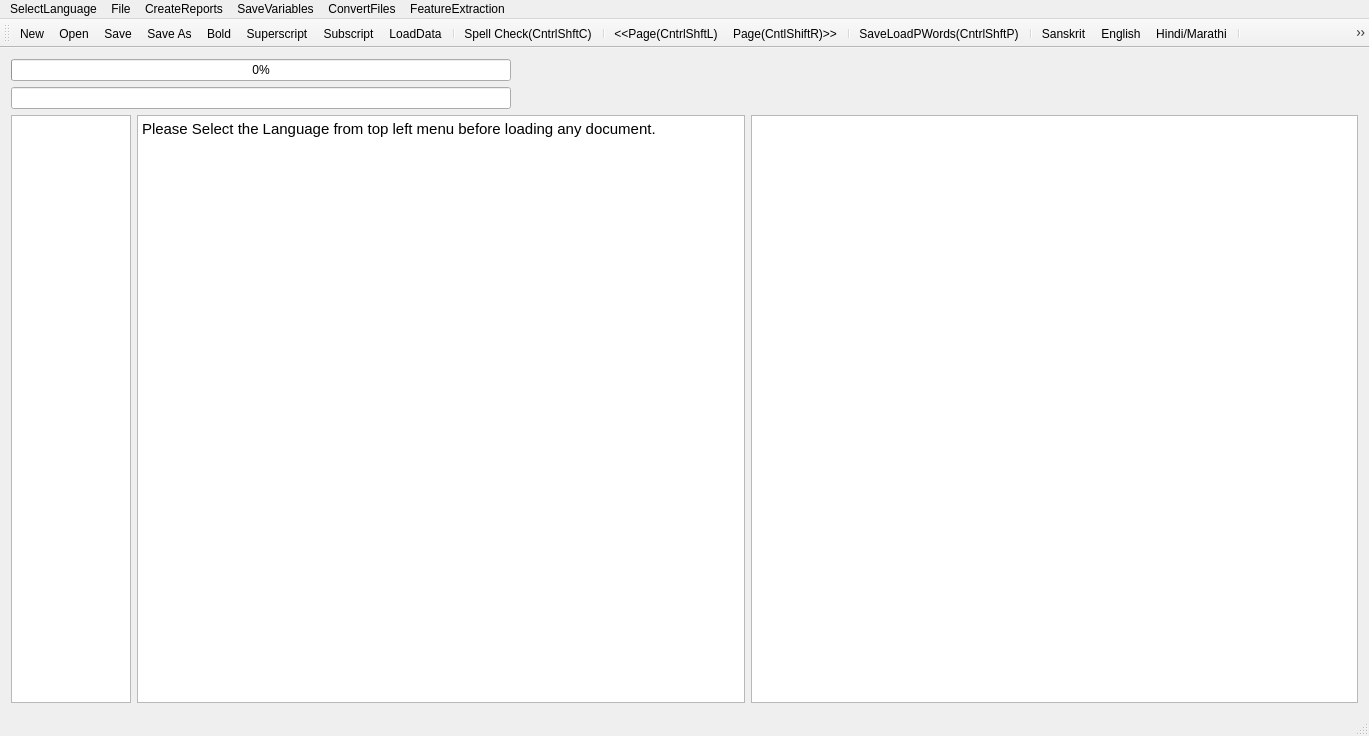
<?xml version="1.0" encoding="UTF-8"?>
<ui version="4.0">
 <class>MainWindow</class>
 <widget class="QMainWindow" name="MainWindow">
  <property name="geometry">
   <rect>
    <x>0</x>
    <y>0</y>
    <width>1369</width>
    <height>736</height>
   </rect>
  </property>
  <property name="mouseTracking">
   <bool>true</bool>
  </property>
  <property name="windowTitle">
   <string>MainWindow</string>
  </property>
  <widget class="QWidget" name="centralWidget">
   <layout class="QVBoxLayout" name="verticalLayout">
    <item>
     <widget class="QProgressBar" name="progressBar">
      <property name="maximumSize">
       <size>
        <width>500</width>
        <height>16777215</height>
       </size>
      </property>
      <property name="value">
       <number>0</number>
      </property>
      <property name="alignment">
       <set>Qt::AlignRight|Qt::AlignTrailing|Qt::AlignVCenter</set>
      </property>
     </widget>
    </item>
    <item>
     <widget class="QLineEdit" name="lineEdit">
      <property name="maximumSize">
       <size>
        <width>500</width>
        <height>16777215</height>
       </size>
      </property>
     </widget>
    </item>
    <item>
     <layout class="QHBoxLayout" name="horizontalLayout">
      <item>
       <widget class="QTextEdit" name="textEdit">
        <property name="maximumSize">
         <size>
          <width>120</width>
          <height>16777215</height>
         </size>
        </property>
        <property name="font">
         <font>
          <italic>true</italic>
         </font>
        </property>
        <property name="sizeAdjustPolicy">
         <enum>QAbstractScrollArea::AdjustToContents</enum>
        </property>
        <property name="readOnly">
         <bool>true</bool>
        </property>
       </widget>
      </item>
      <item>
       <widget class="QTextBrowser" name="textBrowser">
        <property name="font">
         <font>
          <pointsize>16</pointsize>
          <italic>false</italic>
         </font>
        </property>
        <property name="mouseTracking">
         <bool>true</bool>
        </property>
        <property name="sizeAdjustPolicy">
         <enum>QAbstractScrollArea::AdjustToContents</enum>
        </property>
        <property name="undoRedoEnabled">
         <bool>true</bool>
        </property>
        <property name="readOnly">
         <bool>false</bool>
        </property>
        <property name="html">
         <string>&lt;!DOCTYPE HTML PUBLIC &quot;-//W3C//DTD HTML 4.0//EN&quot; &quot;http://www.w3.org/TR/REC-html40/strict.dtd&quot;&gt;
&lt;html&gt;&lt;head&gt;&lt;meta name=&quot;qrichtext&quot; content=&quot;1&quot; /&gt;&lt;meta charset=&quot;utf-8&quot; /&gt;&lt;style type=&quot;text/css&quot;&gt;
p, li { white-space: pre-wrap; }
&lt;/style&gt;&lt;/head&gt;&lt;body style=&quot; font-family:'Shobhika'; font-size:16pt; font-weight:400; font-style:normal;&quot;&gt;
&lt;p style=&quot; margin-top:0px; margin-bottom:0px; margin-left:0px; margin-right:0px; -qt-block-indent:0; text-indent:0px;&quot;&gt;&lt;span style=&quot; font-family:'Ubuntu'; font-size:11pt;&quot;&gt;Please Select the Language from top left menu before loading any document.&lt;/span&gt;&lt;/p&gt;&lt;/body&gt;&lt;/html&gt;</string>
        </property>
        <property name="acceptRichText">
         <bool>true</bool>
        </property>
        <property name="textInteractionFlags">
         <set>Qt::LinksAccessibleByKeyboard|Qt::LinksAccessibleByMouse|Qt::TextBrowserInteraction|Qt::TextEditable|Qt::TextEditorInteraction|Qt::TextSelectableByKeyboard|Qt::TextSelectableByMouse</set>
        </property>
       </widget>
      </item>
      <item>
       <widget class="QGraphicsView" name="graphicsView">
        <property name="sizeAdjustPolicy">
         <enum>QAbstractScrollArea::AdjustIgnored</enum>
        </property>
        <property name="alignment">
         <set>Qt::AlignCenter</set>
        </property>
        <property name="dragMode">
         <enum>QGraphicsView::ScrollHandDrag</enum>
        </property>
        <property name="transformationAnchor">
         <enum>QGraphicsView::AnchorViewCenter</enum>
        </property>
        <property name="resizeAnchor">
         <enum>QGraphicsView::AnchorViewCenter</enum>
        </property>
       </widget>
      </item>
     </layout>
    </item>
   </layout>
   <zorder>lineEdit</zorder>
   <zorder>progressBar</zorder>
  </widget>
  <widget class="QMenuBar" name="menuBar">
   <property name="geometry">
    <rect>
     <x>0</x>
     <y>0</y>
     <width>1369</width>
     <height>22</height>
    </rect>
   </property>
   <widget class="QMenu" name="menuOCR_Correction_Window">
    <property name="title">
     <string>File</string>
    </property>
    <addaction name="actionNew"/>
    <addaction name="actionOpen"/>
    <addaction name="actionSave"/>
    <addaction name="actionSave_As"/>
    <addaction name="actionSpell_Check"/>
    <addaction name="actionLoad_Next_Page"/>
    <addaction name="actionLoad_Prev_Page"/>
    <addaction name="separator"/>
    <addaction name="actionLoadGDocPage"/>
    <addaction name="actionToDevanagari"/>
    <addaction name="actionLoadData"/>
    <addaction name="actionLoadDict"/>
    <addaction name="actionLoadOCRWords"/>
    <addaction name="actionLoadDomain"/>
    <addaction name="actionLoadSubPS"/>
    <addaction name="actionLoadConfusions"/>
    <addaction name="actionSugg"/>
    <addaction name="actionToSlp1"/>
   </widget>
   <widget class="QMenu" name="menuCreateReports">
    <property name="title">
     <string>CreateReports</string>
    </property>
    <addaction name="actionCreateBest2OCR"/>
    <addaction name="actionCreateSuggestionLog"/>
    <addaction name="actionCreateSuggestionLogNearestPriority"/>
    <addaction name="actionErrorDetectionRep"/>
    <addaction name="actionErrorDetectWithoutAdaptation"/>
    <addaction name="actionErrorDetectionRepUniq"/>
   </widget>
   <widget class="QMenu" name="menuSaveVariables">
    <property name="title">
     <string>SaveVariables</string>
    </property>
    <addaction name="actionCPair"/>
    <addaction name="actionPrimarySecOCRPair"/>
    <addaction name="actionCPairIEROcrVsCorrect"/>
    <addaction name="actionCPairGEROcrVsCorrect"/>
   </widget>
   <widget class="QMenu" name="menuConvertFiles">
    <property name="title">
     <string>ConvertFiles</string>
    </property>
    <addaction name="actionToSlp1_2"/>
    <addaction name="actionToDev"/>
    <addaction name="actionExtractDev"/>
    <addaction name="actionEditDistRep"/>
    <addaction name="actionConfusionFreqHist"/>
    <addaction name="actionFilterOutGT50EditDisPairs"/>
   </widget>
   <widget class="QMenu" name="menuFeatureExtraction">
    <property name="title">
     <string>FeatureExtraction</string>
    </property>
    <addaction name="actionPrepareFeatures"/>
   </widget>
   <widget class="QMenu" name="menuSelectLanguage">
    <property name="title">
     <string>SelectLanguage</string>
    </property>
    <addaction name="actionSanskrit"/>
    <addaction name="actionHindi"/>
    <addaction name="actionEnglish"/>
   </widget>
   <addaction name="menuSelectLanguage"/>
   <addaction name="menuOCR_Correction_Window"/>
   <addaction name="menuCreateReports"/>
   <addaction name="menuSaveVariables"/>
   <addaction name="menuConvertFiles"/>
   <addaction name="menuFeatureExtraction"/>
  </widget>
  <widget class="QToolBar" name="mainToolBar">
   <attribute name="toolBarArea">
    <enum>TopToolBarArea</enum>
   </attribute>
   <attribute name="toolBarBreak">
    <bool>false</bool>
   </attribute>
   <addaction name="actionNew"/>
   <addaction name="actionOpen"/>
   <addaction name="actionSave"/>
   <addaction name="actionSave_As"/>
   <addaction name="actionBold"/>
   <addaction name="actionSuperscript"/>
   <addaction name="actionSubscript"/>
   <addaction name="actionLoadData"/>
   <addaction name="separator"/>
   <addaction name="actionSpell_Check"/>
   <addaction name="separator"/>
   <addaction name="actionLoad_Prev_Page"/>
   <addaction name="actionLoad_Next_Page"/>
   <addaction name="separator"/>
   <addaction name="actionLoadGDocPage"/>
   <addaction name="separator"/>
   <addaction name="actionSanskrit"/>
   <addaction name="actionEnglish"/>
   <addaction name="actionHindi"/>
   <addaction name="separator"/>
   <addaction name="actionToDevanagari"/>
   <addaction name="separator"/>
  </widget>
  <widget class="QStatusBar" name="statusBar"/>
  <action name="actionOpen">
   <property name="icon">
    <iconset resource="AppResources.qrc">
     <normaloff>:/Images/open.png</normaloff>:/Images/open.png</iconset>
   </property>
   <property name="text">
    <string>Open</string>
   </property>
   <property name="shortcut">
    <string>Ctrl+O</string>
   </property>
  </action>
  <action name="actionSave">
   <property name="icon">
    <iconset resource="AppResources.qrc">
     <normaloff>:/Images/save.png</normaloff>:/Images/save.png</iconset>
   </property>
   <property name="text">
    <string>Save</string>
   </property>
   <property name="shortcut">
    <string>Ctrl+S</string>
   </property>
  </action>
  <action name="actionSave_As">
   <property name="icon">
    <iconset resource="AppResources.qrc">
     <normaloff>:/Images/save-as.png</normaloff>:/Images/save-as.png</iconset>
   </property>
   <property name="text">
    <string>Save As</string>
   </property>
   <property name="shortcut">
    <string>Ctrl+Shift+S</string>
   </property>
  </action>
  <action name="actionNew">
   <property name="icon">
    <iconset resource="AppResources.qrc">
     <normaloff>:/Images/New.png</normaloff>:/Images/New.png</iconset>
   </property>
   <property name="text">
    <string>New</string>
   </property>
   <property name="shortcut">
    <string>Ctrl+N</string>
   </property>
  </action>
  <action name="actionSpell_Check">
   <property name="text">
    <string>Spell Check(CntrlShftC)</string>
   </property>
   <property name="shortcut">
    <string>Ctrl+Shift+C</string>
   </property>
  </action>
  <action name="actionLoad_Next_Page">
   <property name="text">
    <string>Page(CntlShiftR)&gt;&gt;</string>
   </property>
   <property name="toolTip">
    <string>Page(CntlShiftR)&gt;&gt;</string>
   </property>
   <property name="shortcut">
    <string>Ctrl+Shift+R</string>
   </property>
  </action>
  <action name="actionLoad_Prev_Page">
   <property name="text">
    <string>&lt;&lt;Page(CntrlShftL)</string>
   </property>
   <property name="toolTip">
    <string>&lt;&lt;Page(CntrlShftL)</string>
   </property>
   <property name="shortcut">
    <string>Ctrl+Shift+L</string>
   </property>
  </action>
  <action name="actionLoadGDocPage">
   <property name="text">
    <string>Save&amp;LoadPWords(CntrlShftP)</string>
   </property>
   <property name="shortcut">
    <string>Ctrl+Shift+P</string>
   </property>
  </action>
  <action name="actionToDevanagari">
   <property name="text">
    <string>toDevanagari(CntrlD)</string>
   </property>
   <property name="shortcut">
    <string>Ctrl+D</string>
   </property>
  </action>
  <action name="actionLoadData">
   <property name="text">
    <string>LoadData</string>
   </property>
  </action>
  <action name="actionLoadDict">
   <property name="text">
    <string>LoadDict</string>
   </property>
  </action>
  <action name="actionLoadOCRWords">
   <property name="text">
    <string>LoadOCRWords</string>
   </property>
  </action>
  <action name="actionLoadDomain">
   <property name="text">
    <string>LoadDomain</string>
   </property>
  </action>
  <action name="actionLoadSubPS">
   <property name="text">
    <string>LoadSubPS</string>
   </property>
  </action>
  <action name="actionLoadConfusions">
   <property name="text">
    <string>LoadConfusions</string>
   </property>
  </action>
  <action name="actionSugg">
   <property name="text">
    <string>sugg</string>
   </property>
   <property name="shortcut">
    <string>Menu</string>
   </property>
  </action>
  <action name="actionCreateBest2OCR">
   <property name="text">
    <string>CreateBest2OCR</string>
   </property>
  </action>
  <action name="actionToSlp1">
   <property name="text">
    <string>toSlp1</string>
   </property>
   <property name="shortcut">
    <string>Ctrl+G</string>
   </property>
  </action>
  <action name="actionCreateSuggestionLog">
   <property name="text">
    <string>CreateSuggestionLog</string>
   </property>
  </action>
  <action name="actionCreateSuggestionLogNearestPriority">
   <property name="text">
    <string>CreateSuggestionLogNearestPriority</string>
   </property>
  </action>
  <action name="actionErrorDetectionRep">
   <property name="text">
    <string>ErrorDetectionRep</string>
   </property>
  </action>
  <action name="actionErrorDetectWithoutAdaptation">
   <property name="text">
    <string>ErrorDetectWithoutAdaptation</string>
   </property>
  </action>
  <action name="actionCPair">
   <property name="text">
    <string>CPair</string>
   </property>
  </action>
  <action name="actionToSlp1_2">
   <property name="text">
    <string>toSlp1</string>
   </property>
  </action>
  <action name="actionToDev">
   <property name="text">
    <string>toDev</string>
   </property>
  </action>
  <action name="actionExtractDev">
   <property name="text">
    <string>ExtractDevWords</string>
   </property>
   <property name="toolTip">
    <string>ExtractDevWords</string>
   </property>
  </action>
  <action name="actionPrimarySecOCRPair">
   <property name="text">
    <string>PrimarySecOCRPairs</string>
   </property>
  </action>
  <action name="actionCPairIEROcrVsCorrect">
   <property name="text">
    <string>CPairIEROcrVsCorrect</string>
   </property>
  </action>
  <action name="actionEditDistRep">
   <property name="text">
    <string>EditDistRep</string>
   </property>
  </action>
  <action name="actionConfusionFreqHist">
   <property name="text">
    <string>ConfusionFreqHist</string>
   </property>
  </action>
  <action name="actionCPairGEROcrVsCorrect">
   <property name="text">
    <string>CPairGEROcrVsCorrect</string>
   </property>
  </action>
  <action name="actionFilterOutGT50EditDisPairs">
   <property name="text">
    <string>FilterOutGT50EditDisPairs</string>
   </property>
  </action>
  <action name="actionPrepareFeatures">
   <property name="text">
    <string>PrepareFeatures</string>
   </property>
  </action>
  <action name="actionErrorDetectionRepUniq">
   <property name="text">
    <string>ErrorSuggRepUniq</string>
   </property>
  </action>
  <action name="actionSanskrit">
   <property name="text">
    <string>Sanskrit</string>
   </property>
  </action>
  <action name="actionHindi">
   <property name="text">
    <string>Hindi/Marathi</string>
   </property>
  </action>
  <action name="actionEnglish">
   <property name="text">
    <string>English</string>
   </property>
   <property name="toolTip">
    <string>English</string>
   </property>
  </action>
  <action name="actionBold">
   <property name="checkable">
    <bool>true</bool>
   </property>
   <property name="icon">
    <iconset resource="AppResources.qrc">
     <normaloff>:/Images/bold.png</normaloff>:/Images/bold.png</iconset>
   </property>
   <property name="text">
    <string>Bold</string>
   </property>
  </action>
  <action name="actionSuperscript">
   <property name="checkable">
    <bool>true</bool>
   </property>
   <property name="icon">
    <iconset resource="AppResources.qrc">
     <normaloff>:/Images/super.png</normaloff>:/Images/super.png</iconset>
   </property>
   <property name="text">
    <string>Superscript</string>
   </property>
  </action>
  <action name="actionSubscript">
   <property name="checkable">
    <bool>true</bool>
   </property>
   <property name="icon">
    <iconset resource="AppResources.qrc">
     <normaloff>:/Images/sub.png</normaloff>:/Images/sub.png</iconset>
   </property>
   <property name="text">
    <string>Subscript</string>
   </property>
  </action>
 </widget>
 <layoutdefault spacing="6" margin="11"/>
 <tabstops>
  <tabstop>textBrowser</tabstop>
  <tabstop>graphicsView</tabstop>
 </tabstops>
 <resources>
  <include location="AppResources.qrc"/>
 </resources>
 <connections/>
</ui>
